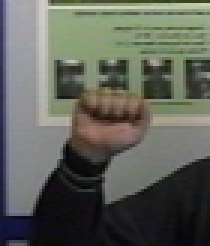
#> input picture 0/A-train0004.ppm, 70 x 82 px (shown 3 times larger)
$ jupyter execute --allow-errors SamaNeuranNet.ipynb
#> lines starting #> are read from the running program, lines starting #| are printed output that depends on the picture; after the words box and inside, x2 and y2 are one past the last pixel; in counts of white or black regions, pixels touching at a corner belong together
[cell 1]
import os
import cv2
os.getcwd()

import numpy as np
from PIL import Image

[cell 2]
os.getcwd()

[cell 3]
os.chdir(r'C:\Users\IQ-6\Documents\dataset')

[cell 4]
foldlist = []

for i in os.listdir():
    if len(i) < 4:
        foldlist.append(i)

foldlist

[cell 5]
os.chdir(r'C:\Users\IQ-6\Documents\dataset\0')

[cell 6]
y = []
x4 = []
for i in foldlist:

    for file in os.listdir():
        try:

            img = cv2.imread(file)
#> img is the input picture: shape (82, 70, 3); mean B, G, R 90, 98.2, 95.6
            #x = np.array(img)
            gray_image = cv2.cvtColor(img, cv2.COLOR_BGR2GRAY)
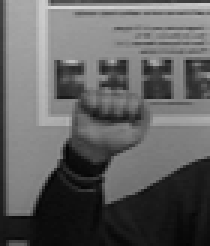
#> gray_image: shape (82, 70) (shown 3 times larger); min 5, max 219, mean 96.5
            ret, black = cv2.threshold(gray_image, 150, 255, 0)
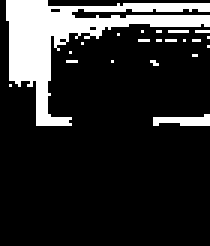
#> black: shape (82, 70) (shown 3 times larger); 16.7% white; 21 white regions (19 under 20 px), largest, box (x1, y1, x2, y2) and area: (2, 0, 70, 42) 859, (51, 38, 70, 42) 52
            cv2.imshow("Image", black)
            if cv2.waitKey(0) & 0xFF == ord('q'):
#> (key q is pressed here)
                continue
            else:
                black.shape
                black = cv2.resize(black, (80 , 68))
                #x0 = black[:, :, 0]
                x4.append(black)
                y.append(int(i))
                print(int(i))
        except :
            #print(i)
            pass
    os.chdir(r'C:/Users/IQ-6/Documents/dataset/' + i)
      # [5 lines of commented-out code are left out]

[cell 7]
np.array(x4).shape
#> Out = (3, 68, 80)

#> (a cell that did not finish here is left out)

[cell 9]
type(x4)

#> (a cell that did not finish here is left out)

[cell 11]
x5 = np.array(x4)
x5.shape
#> Out = (3, 68, 80)

[cell 12]
X = x5.astype('float32')
X /= 255
y = np.array(y).astype('float32')

[cell 13]
X = X.reshape(-1, 68, 80, 1)
X.shape
#> Out = (3, 68, 80, 1)

[cell 14]
from sklearn.model_selection import train_test_split

from keras.models import Sequential
from keras.utils import np_utils
from keras.layers import Dense, Dropout, Flatten
from keras.layers import Conv2D, MaxPooling2D
from keras.layers.normalization import BatchNormalization

#> (a cell that did not finish here is left out)

[cell 16]
import keras
#> (the rest of this cell did not finish here and is left out)

#> (a cell that did not finish here is left out)

#> (a cell that did not finish here is left out)

#> (a cell that did not finish here is left out)

#> (a cell that did not finish here is left out)

[cell 21]
os.getcwd()

[cell 22]
os.chdir(r'C:\Users\IQ-6\Documents\check')

[cell 23]
os.chdir('0')

[cell 24]
os.listdir()

[cell 25]
ims1 = []
#> (the rest of this cell did not finish here and is left out)
